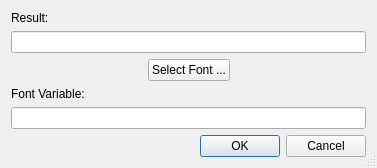
<?xml version="1.0" encoding="UTF-8"?>
<ui version="4.0">
 <class>FontDialogWizardDialog</class>
 <widget class="QDialog" name="FontDialogWizardDialog">
  <property name="geometry">
   <rect>
    <x>0</x>
    <y>0</y>
    <width>377</width>
    <height>162</height>
   </rect>
  </property>
  <property name="windowTitle">
   <string>QFontDialog Wizard</string>
  </property>
  <property name="sizeGripEnabled">
   <bool>true</bool>
  </property>
  <layout class="QVBoxLayout" name="verticalLayout">
   <item>
    <widget class="QLabel" name="label">
     <property name="text">
      <string>Result:</string>
     </property>
    </widget>
   </item>
   <item>
    <widget class="QLineEdit" name="eResultVar">
     <property name="toolTip">
      <string>Enter the result variable name</string>
     </property>
    </widget>
   </item>
   <item>
    <layout class="QHBoxLayout">
     <item>
      <spacer>
       <property name="orientation">
        <enum>Qt::Horizontal</enum>
       </property>
       <property name="sizeType">
        <enum>QSizePolicy::Expanding</enum>
       </property>
       <property name="sizeHint" stdset="0">
        <size>
         <width>30</width>
         <height>0</height>
        </size>
       </property>
      </spacer>
     </item>
     <item>
      <widget class="QPushButton" name="fontButton">
       <property name="toolTip">
        <string>Press to select a font via a dialog</string>
       </property>
       <property name="text">
        <string>Select Font ...</string>
       </property>
      </widget>
     </item>
     <item>
      <spacer>
       <property name="orientation">
        <enum>Qt::Horizontal</enum>
       </property>
       <property name="sizeType">
        <enum>QSizePolicy::Expanding</enum>
       </property>
       <property name="sizeHint" stdset="0">
        <size>
         <width>30</width>
         <height>0</height>
        </size>
       </property>
      </spacer>
     </item>
    </layout>
   </item>
   <item>
    <widget class="QLabel" name="TextLabel1">
     <property name="text">
      <string>Font Variable:</string>
     </property>
    </widget>
   </item>
   <item>
    <widget class="QLineEdit" name="eVariable">
     <property name="toolTip">
      <string>Enter a variable name</string>
     </property>
    </widget>
   </item>
   <item>
    <widget class="QDialogButtonBox" name="buttonBox">
     <property name="orientation">
      <enum>Qt::Horizontal</enum>
     </property>
     <property name="standardButtons">
      <set>QDialogButtonBox::Cancel|QDialogButtonBox::Ok</set>
     </property>
    </widget>
   </item>
  </layout>
 </widget>
 <layoutdefault spacing="6" margin="11"/>
 <pixmapfunction>qPixmapFromMimeSource</pixmapfunction>
 <tabstops>
  <tabstop>eResultVar</tabstop>
  <tabstop>fontButton</tabstop>
  <tabstop>eVariable</tabstop>
  <tabstop>buttonBox</tabstop>
 </tabstops>
 <resources/>
 <connections>
  <connection>
   <sender>buttonBox</sender>
   <signal>accepted()</signal>
   <receiver>FontDialogWizardDialog</receiver>
   <slot>accept()</slot>
   <hints>
    <hint type="sourcelabel">
     <x>20</x>
     <y>97</y>
    </hint>
    <hint type="destinationlabel">
     <x>20</x>
     <y>120</y>
    </hint>
   </hints>
  </connection>
  <connection>
   <sender>buttonBox</sender>
   <signal>rejected()</signal>
   <receiver>FontDialogWizardDialog</receiver>
   <slot>reject()</slot>
   <hints>
    <hint type="sourcelabel">
     <x>76</x>
     <y>100</y>
    </hint>
    <hint type="destinationlabel">
     <x>76</x>
     <y>119</y>
    </hint>
   </hints>
  </connection>
 </connections>
</ui>
